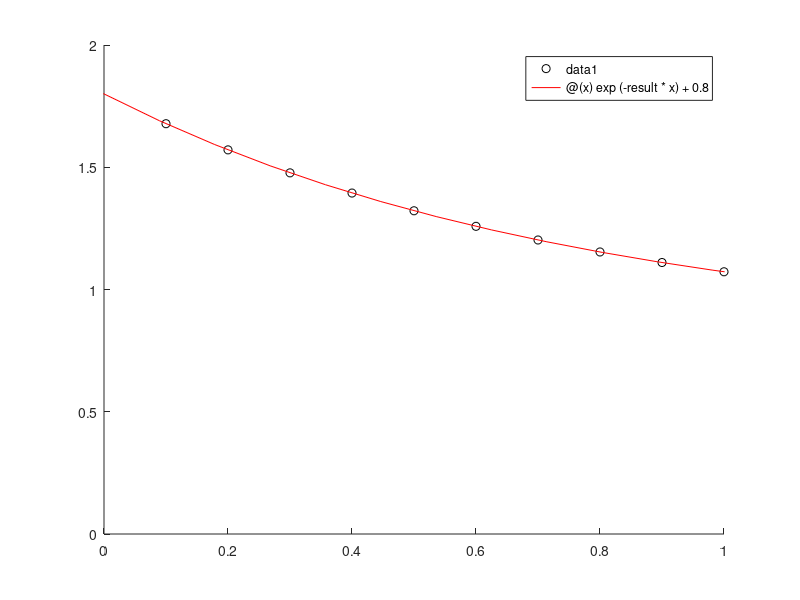

Write the MATLAB code that produced this figure.
clc;
clear all;
close all;



x = linspace(0.1, 1);
xData = linspace(0.1, 1, 10);
yData = [1.6781, 1.5711, 1.4771, 1.3945, 1.3220, 1.2584, 1.2025, 1.1535, 1.1104, 1.0725];

func = @(t) exp(-t * xData) + 0.8 - yData;

result = lsqnonlin(func, 1);
result

solFunc = @(x) exp(-result * x) + 0.8;

figure;
hold on;
plot(xData, yData, 'ko');
fplot(solFunc, 'r-')
xlim([0, 1]);
ylim([0, 2]);